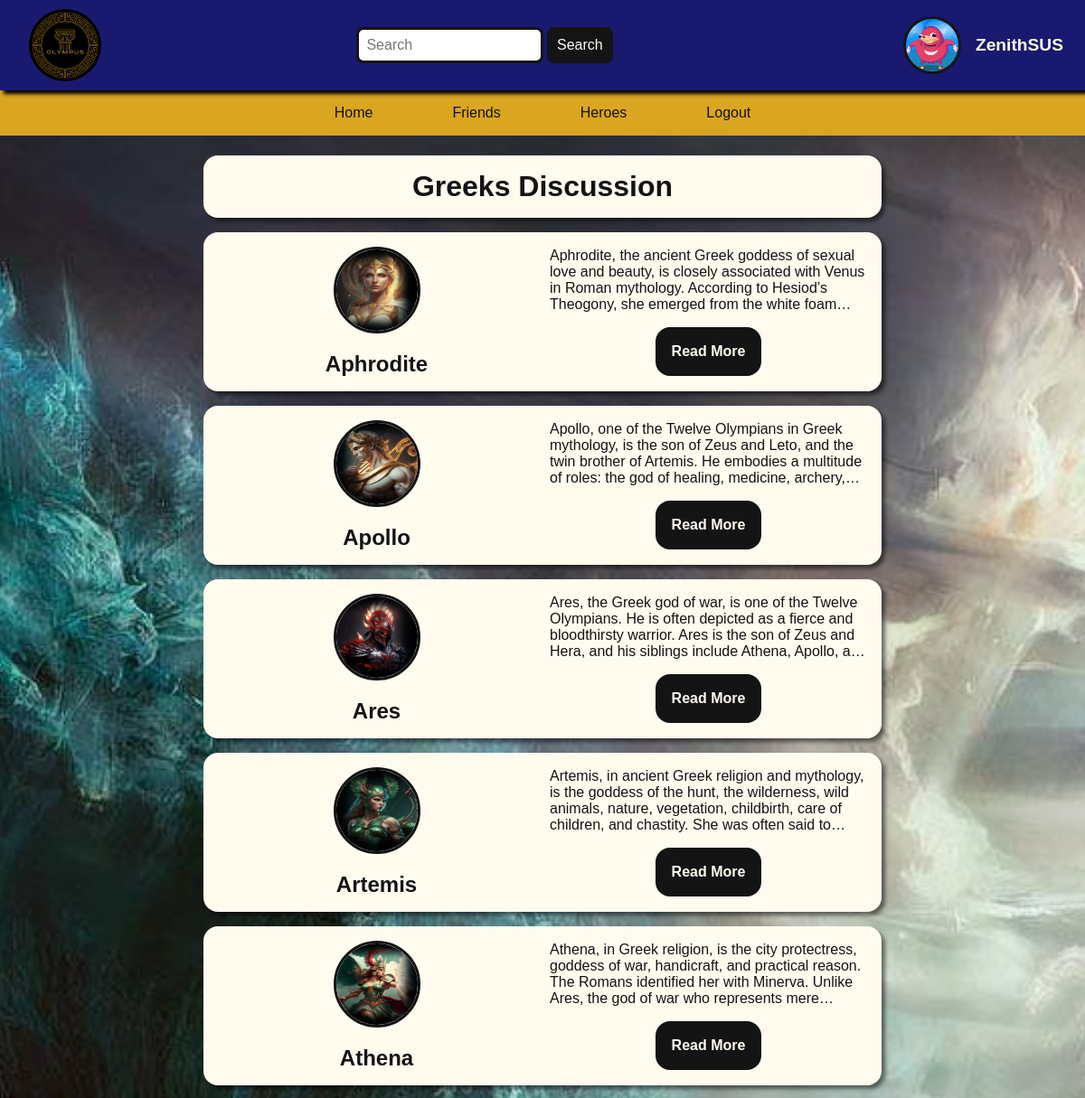
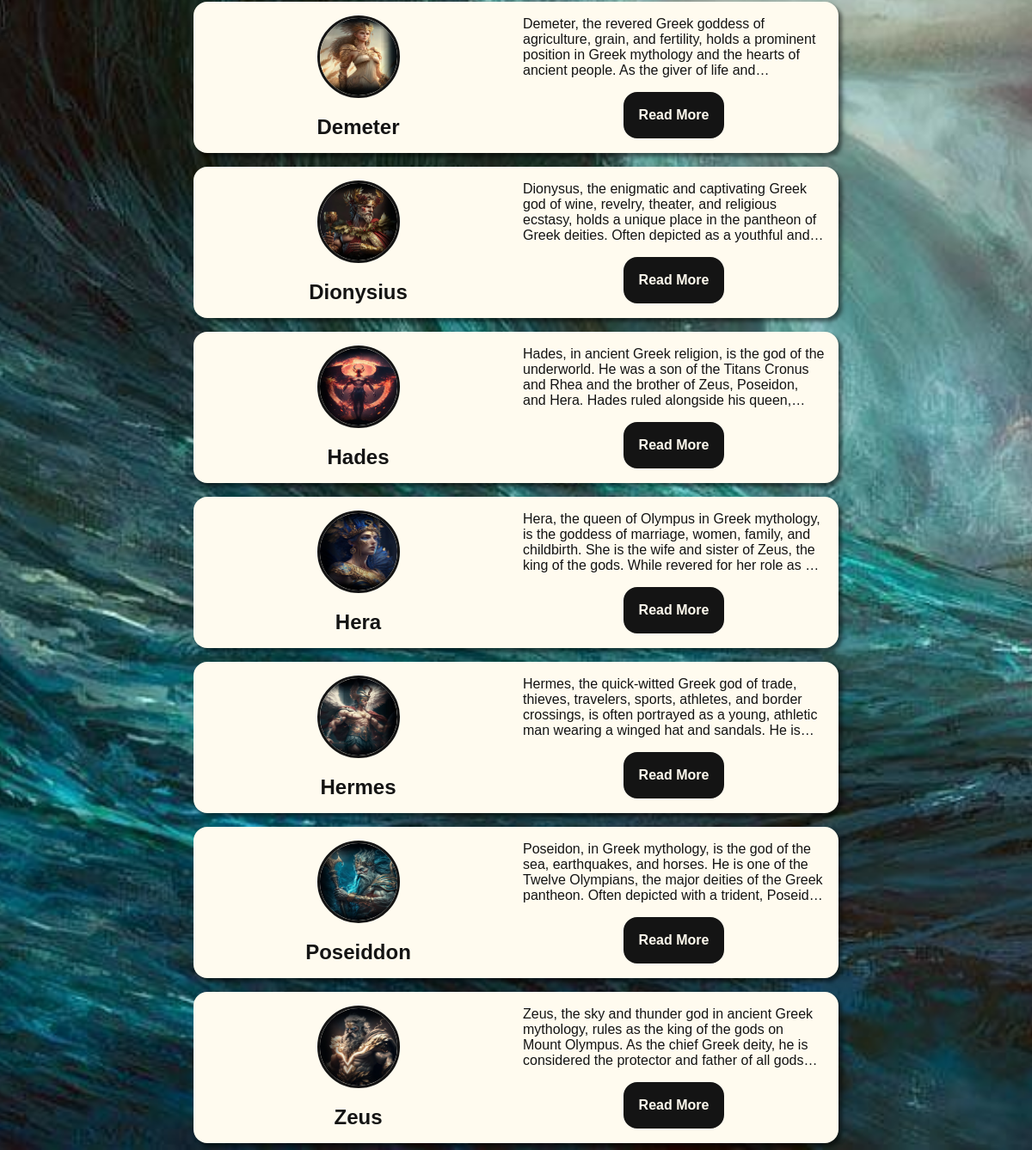
The page /heroes.php (signed in) on the database its author committed (2 pictures, top to bottom).
### tables this page shows
CREATE TABLE `users` (
  `user_id` varchar(36) NOT NULL,
  `username` varchar(225) NOT NULL,
  `email` varchar(225) NOT NULL,
  `password` varchar(225) NOT NULL,
  `profile_pic` varchar(225) DEFAULT NULL,
  `bio` varchar(36) DEFAULT NULL,
  `token` varchar(225) NOT NULL,
  `joined_at` datetime NOT NULL DEFAULT current_timestamp()
);

CREATE TABLE `greeks` (
  `greek_id` varchar(36) NOT NULL,
  `name` varchar(36) NOT NULL,
  `gender` varchar(36) DEFAULT NULL,
  `description` text DEFAULT NULL,
  `image_url` varchar(225) DEFAULT NULL,
  `creator` varchar(36) DEFAULT ''
);

### queries/greek.php (the view, shortened to what this page needs)
<?php
    function getGreeksInfos($conn){
        $sql = "SELECT * FROM greeks ORDER BY name";
        $result = $conn->query($sql);
        if($result !== false && $result->num_rows > 0) {
            while ($row = $result->fetch_assoc()) {
                echo "<div class='myth-container'>";
                echo "<div class='myth-box'>";
                echo "<div class='greek-name'>
                        <a href='heroes.php?greek_id=" . $row['greek_id'] . "'><img src='img/gods/" . $row['image_url'] . "' alt='" . $row['name'] . "'></a>";
                echo "<h2>" . $row['name'] . "</h2>
                    </div>";
                echo "<div class='myth-info'>
                        <div class='myth-text'>" . $row['description'] . "</div>";
                echo "<a href='heroes.php?greek_id=" . $row['greek_id'] . "' class='myth-btn'>Read More</a>";
                echo "</div>";
                echo "</div>";
                echo "</div>";
            }
        }
    }
?>

### heroes.php (shortened to what this page needs)
<!DOCTYPE html>
<html lang="en">
<head>
    <link rel="stylesheet" href="global.css">
    <link rel="stylesheet" href="styles/index.css">
    <link rel="stylesheet" href="styles/heroes.css">
</head>
<body>
    <?php
    include_once "session.php";
    ?>
    <?php
        include "queries/greek.php";
        include "db.php";
    ?>
    <nav>
        <a class="logo" href="index.php"><img src="img/misc/logo.png" alt="logo"></a>
        <div class="search-bar">
            <div class="search-input">
                <input type="text" placeholder="Search" id="searchInput" data-enter-pressed="false" class="search" oninput="search()">
                <button class="search-btn">Search</button>
            </div>
        </div>
        <div class="profile-link">
            <?php
            $userId = $_SESSION['user_id'];
            $result = $conn->query("SELECT * FROM users WHERE user_id = '$userId'");
            $row = $result->fetch_assoc();
            $profile = $row['profile_pic'];
            ?>
                <a href="user/profile.php?user_id=<?php echo $userId ?>">
                   <?php
                   if(isset($profile) || !is_null($profile)) {
                        echo "<img src='img/u/" . $profile . "' alt='user' class='user'>";
                   } else {
                        echo "<img src='img/default.jpg' alt='user' class='user'>";
                    }?>
            <?php
                if(isset($_SESSION['username'])) {
                    echo $_SESSION['username'];
                }
            ?></a>
        </div>
    </nav>
    <div class="nav-mobile">
        <div class="nav-mobile-links">
            <a href="index.php">Home</a>
            <a href="friends.php" class="friends">Friends
            </a>
            <a href="heroes.php">Heroes</a>
            <a href="actions/logout.php" onclick="return confirm('Are you sure you want to logout?')">Logout</a>
        </div>
    </div>
    <main>
        <div class="main-content">
            <div class="greeks">
                <div class="greeks-title">
                    <h1>Greeks Discussion</h1>
                </div>
                <?php
                    if(isset($_GET['greek_id'])) {
                        getSpecificGreekInfo($conn, $_GET['greek_id']);
                    } else {
                        getGreeksInfos($conn);
                    }
                ?>
            </div>
            </div>
    </main>
</body>
</html>

### global.css (style rules this page uses)
* { box-sizing: border-box; margin: 0; padding: 0; }
:root { --primary-color: #DAA520; --secondary-color: #191970; --dark-color: #141414; --light-color: #FFFBEF; }
body { font-family: Arial, Helvetica, sans-serif; background-image: url(img/backgrounds/waves.jpg); background-repeat: no-repeat; background-size: cover; background-position: center; background-attachment: fixed; color: var(--dark-color); }
main { display: flex; flex-direction: column; align-items: center; justify-content: center; margin-top: 2rem; }

### styles/index.css (style rules this page uses)
.main-content { display: flex; flex-direction: column; justify-content: center; align-items: center; gap: 1rem; width: 100%; max-width: 900px; margin-top: 5.75rem; margin-right: 4rem; }
@media (min-width: 601px) and (max-width: 1280px) { .main-content { margin-top: 8.25rem; margin-right: 0rem; margin-left: 0; width: 100%; max-width: 100%; padding: 0.5rem; } }

### rows shown on the page
users: profile_pic (picture)
greeks: image_url (picture), name "Aphrodite", description "Aphrodite, the ancient Greek goddess of sexual love and beauty, is closely associated with Venus in Roman mythology. According to Hesiod’s Theogony, she emerged from the white…"
greeks: image_url (picture), name "Apollo", description "Apollo, one of the Twelve Olympians in Greek mythology, is the son of Zeus and Leto, and the twin brother of Artemis. He embodies a multitude of roles: the god of healing, medicine,…"
greeks: image_url (picture), name "Ares", description "Ares, the Greek god of war, is one of the Twelve Olympians. He is often depicted as a fierce and bloodthirsty warrior. Ares is the son of Zeus and Hera, and his siblings include Athena, Apollo,…"
greeks: image_url (picture), name "Artemis", description "Artemis, in ancient Greek religion and mythology, is the goddess of the hunt, the wilderness, wild animals, nature, vegetation, childbirth, care of children, and chastity. She was often said…"
greeks: image_url (picture), name "Athena", description "Athena, in Greek religion, is the city protectress, goddess of war, handicraft, and practical reason. The Romans identified her with Minerva. Unlike Ares, the god of war who represents…"
greeks: image_url (picture), name "Demeter", description "Demeter, the revered Greek goddess of agriculture, grain, and fertility, holds a prominent position in Greek mythology and the hearts of ancient people. As the giver of life…"
greeks: image_url (picture), name "Dionysius", description "Dionysus, the enigmatic and captivating Greek god of wine, revelry, theater, and religious ecstasy, holds a unique place in the pantheon of Greek deities. Often depicted as a youthful…"
greeks: image_url (picture), name "Hades", description "Hades, in ancient Greek religion, is the god of the underworld. He was a son of the Titans Cronus and Rhea and the brother of Zeus, Poseidon, and Hera. Hades ruled alongside his…"
greeks: image_url (picture), name "Hera", description "Hera, the queen of Olympus in Greek mythology, is the goddess of marriage, women, family, and childbirth. She is the wife and sister of Zeus, the king of the gods. While revered for her role as…"
greeks: image_url (picture), name "Hermes", description "Hermes, the quick-witted Greek god of trade, thieves, travelers, sports, athletes, and border crossings, is often portrayed as a young, athletic man wearing a winged hat and sandals. He…"
greeks: image_url (picture), name "Poseiddon", description "Poseidon, in Greek mythology, is the god of the sea, earthquakes, and horses. He is one of the Twelve Olympians, the major deities of the Greek pantheon. Often depicted with a trident,…"
greeks: image_url (picture), name "Zeus", description "Zeus, the sky and thunder god in ancient Greek mythology, rules as the king of the gods on Mount Olympus. As the chief Greek deity, he is considered the protector and father of all…"

### other values the page prints
$_SESSION['username'] "ZenithSUS"
